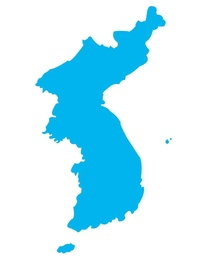
%> input picture public/test2.jpg, 201 x 260 px, shrunk from 800 x 1034 before the run
$ octave chanvese_basic.m   (GNU Octave 9; MATLAB toolbox functions it lacks are replaced by stand-ins)
%> lines starting %> are read from the running program, lines starting %| are printed output that depends on the picture; in (x1, y1, x2, y2) boxes, pixels count from 0 and x2, y2 are one past the last pixel; in counts of white or black regions, pixels touching at a corner belong together; the program's own positions count from 1; long printed decimals are rounded
%% chan-vese ver.2
% 논문에 나와있는 대로 gauss-seidel을 이용한 프로그램입니다. 같은 조건 하에 ver1보단 성능이 안 좋은 것 같습니다
% (같은 iteration에 max(E1,E2)가 이 쪽이 더 큽니다)
%% 변수 선언
clear all; clc;
lam1=1;
lam2=1;
mu=0.5;
nu=0;
p=1;

h=1;
dt=1000; % 이경우에는 시간을 아주 크게 잡아도 잘 수렴하는 것 같습니다.


I0=imread('test2.jpg'); % import image
%> I0 is the input picture: size 260x201x3 uint8; mean R, G, B 192.2, 236.1, 249.9
I1=rgb2gray(I0); % RGB image는 3차원이라 2차원으로 변경
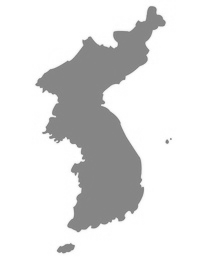
%> I1: size 260x201 uint8; min 120, max 255, mean 224.5
I=im2double(I1)*5; % uint8 을 double로 바꿉니다
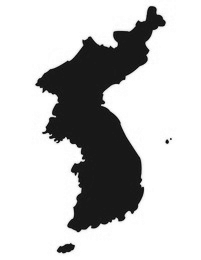
%> I: size 260x201 double; min 2.35, max 5, mean 4.4; drawn with min black and max white

N=size(I);
%> N = [260 201]
% image size detect
x=-round(N(1)/2)+1:h:floor(N(1)/2);
%> x = 260 values from -129 to 130
y=-round(N(2)/2)+1:h:floor(N(2)/2);
%> y = 201 values from -100 to 100

Nx=N(1);
%> Nx = 260
Ny=N(2);
%> Ny = 201
phi=zeros(Nx,Ny);
[X,Y]=meshgrid(y,x);
%% phi 설정
for i=1:Nx
    for j=1:Ny
        phi(i,j)=(x(i)^2+y(j)^2)^0.5-60; % 반지름의 길이가 20인 원
    end
end
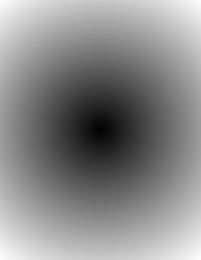
%> phi: size 260x201 double; min -60, max 104, mean 28.6; drawn with min black and max white

%% chan-vese algorithm
t=0;
while(t<2000)
    t=t+dt;

    H=phi(:,:)>=0;

    c1=sum(sum(I.*H))/sum(sum(H));
    c2=sum(sum(I.*(1-H)))/sum(sum(1-H));

    phi=horzcat(phi(:,2),phi,phi(:,Ny-1));
    phi=vertcat(phi(2,:),phi,phi(Nx-1,:));

    delta=zeros(Nx, Ny);
    delta=(h/pi)./(h^2+phi(2:Nx+1,2:Ny+1).^2);

    gradphi=zeros(Nx, Ny);
    gradphi=((phi(3:Nx+2,2:Ny+1)-phi(1:Nx,2:Ny+1)).^2+(phi(2:Nx+1,3:Ny+2)-phi(2:Nx+1,1:Ny)).^2).^0.5/(2*h);

    L= sum(sum(delta.*gradphi));

    for i=2:Nx+1
        for j=2:Ny+1
            C1=1/(((phi(i+1,j)-phi(i,j))^2+((phi(i,j+1)-phi(i,j-1))^2)/4)^0.5+0.001);
            C2=1/(((phi(i,j)-phi(i-1,j))^2+((phi(i-1,j+1)-phi(i-1,j-1))^2)/4)^0.5+0.001);
            C3=1/((((phi(i+1,j)-phi(i-1,j)).^2)./4+(phi(i,j+1)-phi(i,j)).^2)^0.5+0.001);
            C4=1/((((phi(i+1,j-1)-phi(i-1,j-1))^2)/4+(phi(i,j)-phi(i,j-1))^2)^0.5+0.001);
            F1=(dt*mu*p*L^(p-1)*delta(i-1,j-1)*C1)/(h+dt*mu*p*L^(p-1)*delta(i-1,j-1)*(C1+C2+C3+C4));
            F2=(dt*mu*p*L^(p-1)*delta(i-1,j-1)*C2)/(h+dt*mu*p*L^(p-1)*delta(i-1,j-1)*(C1+C2+C3+C4));
            F3=(dt*mu*p*L^(p-1)*delta(i-1,j-1)*C3)/(h+dt*mu*p*L^(p-1)*delta(i-1,j-1)*(C1+C2+C3+C4));
            F4=(dt*mu*p*L^(p-1)*delta(i-1,j-1)*C4)/(h+dt*mu*p*L^(p-1)*delta(i-1,j-1)*(C1+C2+C3+C4));
            F=h/(h+dt*mu*p*L^(p-1)*delta(i-1,j-1)*(C1+C2+C3+C4));
            P=phi(i,j)-dt*delta(i-1,j-1)*(nu+lam1*(I(i-1,j-1)-c1)^2-lam2*(I(i-1,j-1)-c2)^2);
            phi(i,j)=F1*phi(i+1,j)+F2*phi(i-1,j)+F3*phi(i,j+1)+F4*phi(i,j-1)+F*P;
        end
    end
    phi=phi(2:Nx+1,2:Ny+1);
    %surf(X,Y,phi);
    image(y,x,I0);
    hold on;
    contour(X,Y,-phi,[0,0],'r'); % phi의 zero level set을 그려줍니다.
    %text(80,80,num2str(t));
    %pause(0.01);
    drawnow;
end
%> this loop made 2 passes
%> (c1, c2) on pass 1: (4.64, 3.53)
%> (c1, c2, L) on pass 2: (4.68, 3.41, 398.4)
%> pass 1, `phi=phi(2:Nx+1,2:Ny+1);`:
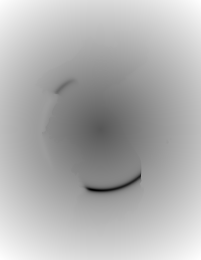
%> phi: size 260x201 double; min -145.6, max 104, mean 27.9; drawn with min black and max white
%> pass 2, `H=phi(:,:)>=0;`:
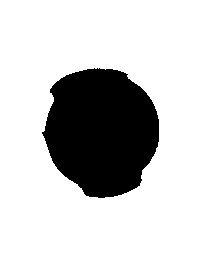
%> H: size 260x201 logical; 78% white; 1 black region, box (x1, y1, x2, y2) and area: (42, 68, 159, 198) 11517
%> after the loop, t = 2000
%> after the loop:
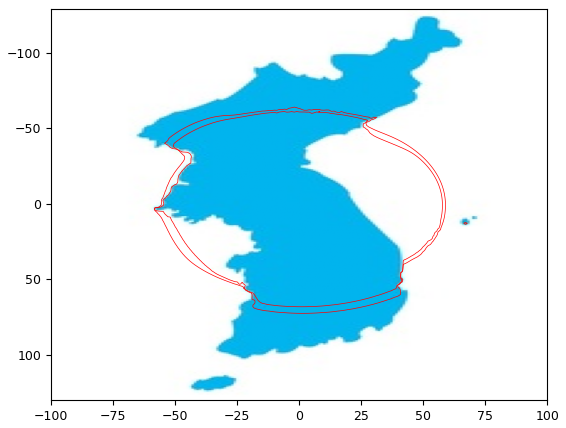
%> figure redrawn from the program's plot data
% error 출력
R1=I>0.5;
%> R1: size 260x201 logical; every value is 1
R2=phi<0;
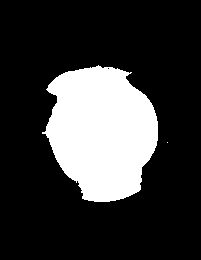
%> R2: size 260x201 logical; 22.1% white; 2 white regions (1 under 20 px), largest, box (x1, y1, x2, y2) and area: (42, 65, 158, 202) 11552
R1only=R1-R2;
R2only=R2-R1;
E1=size(R1only(R1only>0),1)/size(R1(R1>0),1);
%> E1 = 0.779
E2=size(R2only(R2only>0),1)/size(R2(R2>0),1);
%> E2 = 0
disp(['max(E1,E2) = ', num2str(max(E1, E2))]);
%| max(E1,E2) = 0.7789
disp(['min(E1,E2) = ', num2str(min(E1, E2))]);
%| min(E1,E2) = 0

$ run again, with public/test1.jpg copied over public/test2.jpg
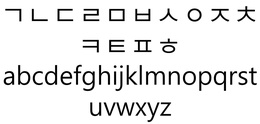
%> input picture public/test1.jpg, 260 x 124 px, shrunk from 1681 x 800 before the run
%> I0 is the input picture: size 124x260x3 uint8; min 0, max 255, mean 233
%> after the loop `for i=1:Nx`:
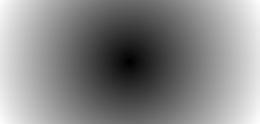
%> phi: size 124x260 double; min -60, max 84.03, mean 16.3; drawn with min black and max white
%> the loop `while(t<2000)` made 2 passes
%> (c1, c2) on pass 1: (4.69, 4.33)
%> after the loop `while(t<2000)`: t = 2000
%> R1: size 124x260 logical; 95.3% white; black in thin lines or dots, all inside (x1, y1, x2, y2) = (4, 7, 256, 122)
%> R2: size 124x260 logical; 35.2% white; 1 white region, box (x1, y1, x2, y2) and area: (66, 2, 196, 122) 11357
%> `R2only=R2-R1;`:
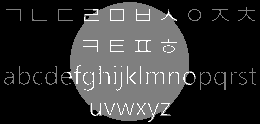
%> R2only: size 124x260 double; min -1, max 1, mean -0.601; drawn with min black and max white
%> E1 = 0.66
%> E2 = 0.0788
%| max(E1,E2) = 0.6596
%| min(E1,E2) = 0.07881
